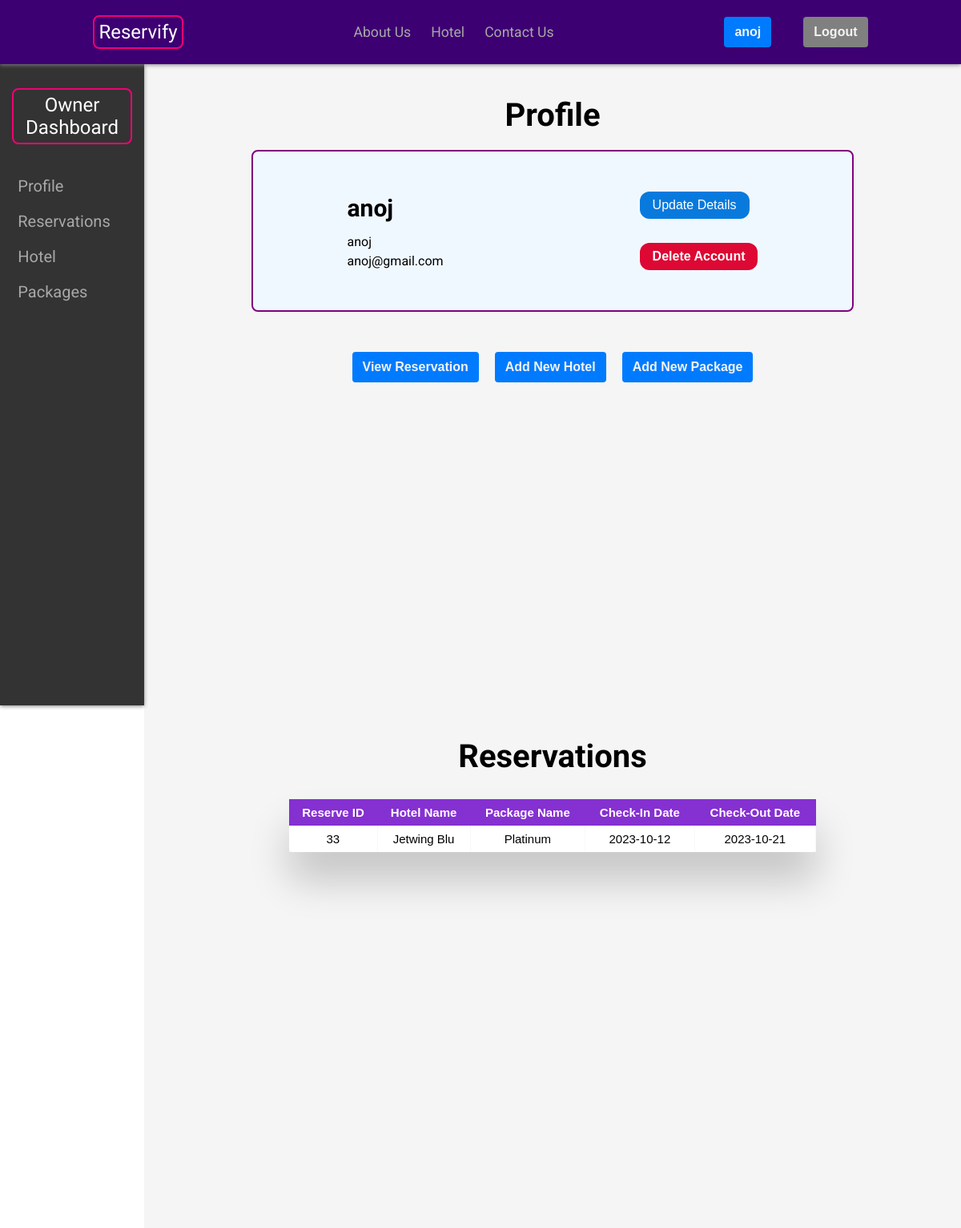
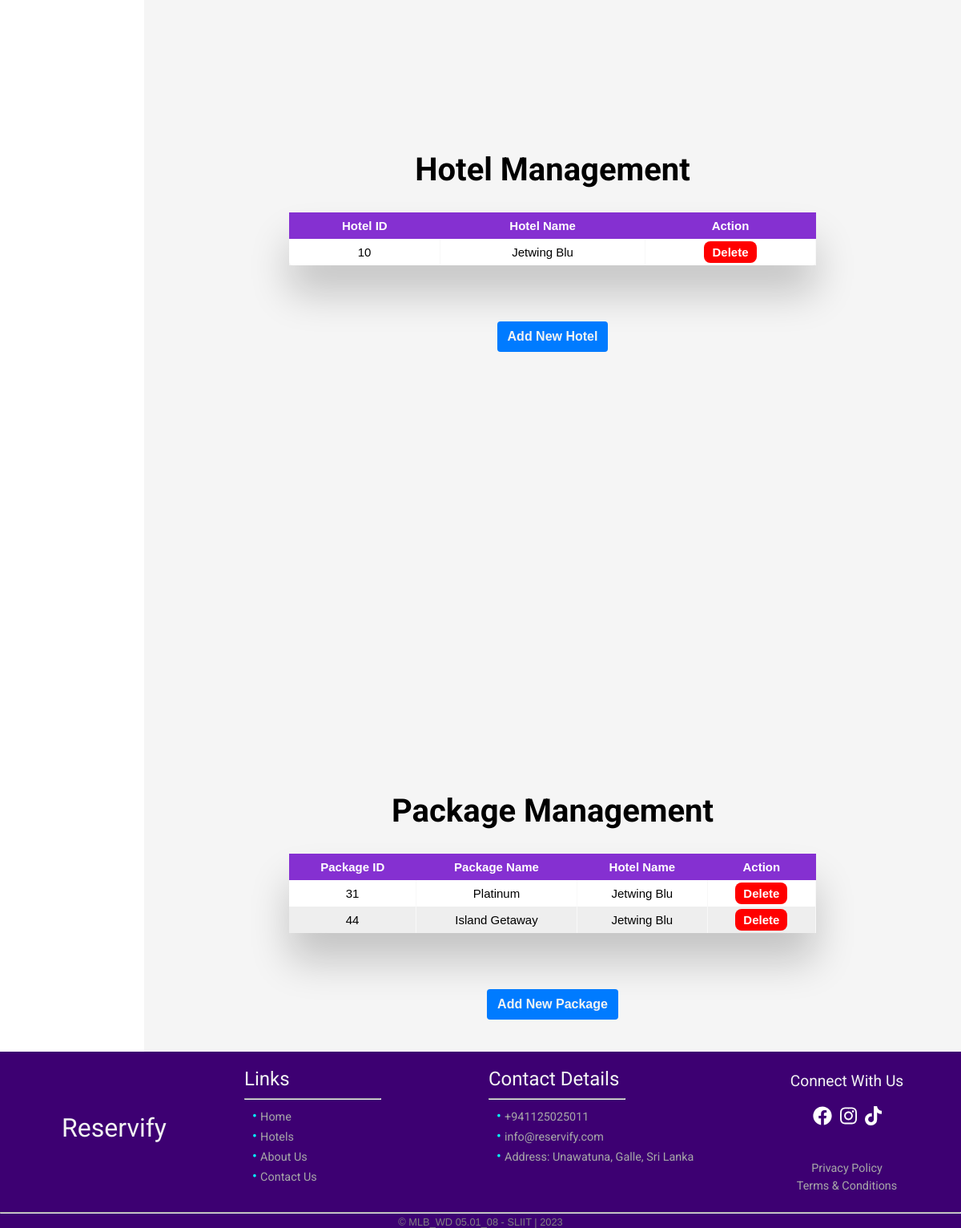
The page /ownerDashboard.php (signed in) on the database its author committed (2 pictures, top to bottom).
### tables this page shows
CREATE TABLE `reserve` (
  `reserve_id` int(11) NOT NULL,
  `checkin_date` date NOT NULL,
  `checkout_date` date NOT NULL,
  `special_requirements` text DEFAULT 'No',
  `user_id` int(11) NOT NULL,
  `hotel_id` int(11) NOT NULL,
  `package_id` int(11) NOT NULL
);

CREATE TABLE `hotel` (
  `hotel_id` int(11) NOT NULL,
  `hotel_name` varchar(100) NOT NULL,
  `description` text NOT NULL,
  `image` varchar(255) DEFAULT 'default.jpg',
  `owner_id` int(11) NOT NULL
);

CREATE TABLE `package` (
  `package_id` int(11) NOT NULL,
  `package_name` varchar(100) NOT NULL,
  `price` decimal(10,2) NOT NULL,
  `hotel_id` int(11) NOT NULL,
  `image` varchar(100) DEFAULT 'null.jpeg'
);

### ownerDashboard.php (the view, shortened to what this page needs)
<?php
if (!isset($_SESSION['owner_id'])) {
    echo "<script>
        alert('You must login as a Hotel owner to access this page.');
        window.location.href='./login.php';
        </script>";
} else {
    $owner_id = $_SESSION['owner_id'];
    $username = $_SESSION['ownername'];
    $name = $_SESSION['name'];
    $email = $_SESSION['email'];
}
?>
<!DOCTYPE html>
<html lang="en">
<head>
    <link rel="stylesheet" href="css/ownerDashboard.css">
    <link rel="stylesheet" href="css/reset.css">
    <link rel="stylesheet" href="css/table.css">
</head>
<?php include "./partials/header.php" ?>
<body>
    <div class="dashboard">
        <div class="sideBar">
            <h1 class="site-logo"><a href="./ownerDashboard.php">Owner <br> Dashboard</a></h1>
            <ul>
                <li><a href="#profile">Profile</a></li>
                <li><a href="#reservations">Reservations</a></li>
                <li><a href="#hotel">Hotel</a></li>
                <li><a href="#packages">Packages</a></li>
            </ul>
        </div>
        <div class="content">
            <section id="profile">
                <span class="title">
                    <h1> Profile </h1>
                </span>
                <div class="details">
                    <div class="userdetails">
                        <?php
                        echo '<h2>' . "$name" . '</h2>';
                        echo '<p class="title">' . "$username" . '</p>';
                        echo '<p>' . "$email" . '</p>';
                        ?>
                    </div>
                    <div class="button">
                        <p><a class="update-btn" href="./ownerUpdate.php">Update Details</a></p>
                        <?php echo '<p><a class="delete-btn" href="./delete.php?ownerid=' . $owner_id . '">Delete Account</a></p>'; ?>
                    </div>
                </div>
                <div class="pbtn">
                    <a href="#reservations"><button type="button">View Reservation</button></a>
                    <a href="./addhotel.php"><button type="button">Add New Hotel</button></a>
                    <a href="./addPackage.php"><button type="button">Add New Package</button></a>
                </div>
            </section>
            <section id="reservations">
                <h1>Reservations</h1>
                <div class="table-main">
                    <div class="table-wrapper">
                        <table class="table">
                            <thead>
                                <tr>
                                    <th>Reserve ID</th>
                                    <th>Hotel Name</th>
                                    <th>Package Name</th>
                                    <th>Check-In Date</th>
                                    <th>Check-Out Date</th>
                                </tr>
                            </thead>
                            <tbody>
                                <?php
                                require_once './conn.php';
                                $query = "SELECT r.reserve_id, h.hotel_name AS reserved_hotel, p.package_name AS reserved_package, r.checkin_date, r.checkout_date
                                    FROM reserve r
                                    JOIN hotel h ON r.hotel_id = h.hotel_id
                                    JOIN package p ON r.package_id = p.package_id
                                    WHERE h.owner_id = '$owner_id'";
                                $result = mysqli_query($conn, $query);
                                if ($result) {
                                    while ($row = mysqli_fetch_assoc($result)) {
                                        $id = $row['reserve_id'];
                                        $hotelName = $row['reserved_hotel'];
                                        $packageName = $row['reserved_package'];
                                        $checkindate = $row['checkin_date'];
                                        $checkoutdate = $row['checkout_date'];
                                        echo '<tr>';
                                        echo '<td>' . $id . '</td>';
                                        echo '<td>' . $hotelName . '</td>';
                                        echo '<td>' . $packageName . '</td>';
                                        echo '<td>' . $checkindate . '</td>';
                                        echo '<td>' . $checkoutdate . '</td>';
                                        echo '</tr>';
                                    }
                                } else {
                                    echo '<tr><td colspan="6">No reservations yet.</td></tr>';
                                }
                                ?>
                            </tbody>
                        </table>
                    </div>
                </div>
            </section>
            <section id="hotel">
                <h1>Hotel Management</h1>
                <div class="table-main">
                    <div class="table-wrapper">
                        <table class="table">
                            <thead>
                                <tr>
                                    <th>Hotel ID</th>
                                    <th>Hotel Name</th>
                                    <th>Action</th>
                                </tr>
                            </thead>
                            <tbody>
                                <?php
                                require_once './conn.php';
                                $query = "SELECT hotel_id, hotel_name FROM hotel WHERE owner_id = '$owner_id'";
                                $result = mysqli_query($conn, $query);
                                if ($result) {
                                    while ($row = mysqli_fetch_assoc($result)) {
                                        $id = $row['hotel_id'];
                                        $hotelName = $row['hotel_name'];
                                        echo '<tr>';
                                        echo '<td>' . $id . '</td>';
                                        echo '<td>' . $hotelName . '</td>';
                                        echo '<td><a href="delete.php?hotelid=' . $id . '" class="delete-btn">Delete</a></td>';
                                        echo '</tr>';
                                    }
                                } else {
                                    echo '<tr><td colspan="3">No hotels found.</td></tr>';
                                }
                                ?>
                            </tbody>
                        </table>
                    </div>
                    <?php echo '<a href="./addhotel.php"><button type="button">Add New Hotel</button></a>'; ?>
                </div>
            </section>
            <section id="packages">
                <h1>Package Management</h1>
                <div class="table-main">
                    <div class="table-wrapper">
                        <table class="table">
                            <thead>
                                <tr>
                                    <th>Package ID</th>
                                    <th>Package Name</th>
                                    <th>Hotel Name</th>
                                    <th>Action</th>
                                </tr>
                            </thead>
                            <tbody>
                                <?php
                                require_once './conn.php';
                                $query = "SELECT p.package_id, p.package_name, h.hotel_name\n"
                                    . "FROM package p\n"
                                    . "JOIN hotel h ON p.hotel_id = h.hotel_id\n"
                                    . "WHERE h.owner_id = '$owner_id';";
                                $result = mysqli_query($conn, $query);
                                if ($result) {
                                    while ($row = mysqli_fetch_assoc($result)) {
                                        $id = $row['package_id'];
                                        $packageName = $row['package_name'];
                                        $hotelName = $row['hotel_name'];
                                        echo '<tr>';
                                        echo '<td>' . $id . '</td>';
                                        echo '<td>' . $packageName . '</td>';
                                        echo '<td>' . $hotelName . '</td>';
                                        echo '<td><a href="delete.php?pkgid=' . $id . '" class="delete-btn">Delete</a></td>';
                                        echo '</tr>';
                                    }
                                } else {
                                    echo '<tr><td colspan="3">No packages available.</td></tr>';
                                }
                                ?>
                            </tbody>
                        </table>
                    </div>
                    <?php echo '<a href="./addPackage.php"><button type="button">Add New Package</button></a>'; ?>
                </div>
            </section>
        </div>
    </div>
</body>
<?php include "./partials/footer.php" ?>
</html>

### css/ownerDashboard.css (style rules this page uses)
.sideBar { background-color: #333; color: #fff; display: flex; width: 15vw; min-height: 100vh; height: auto; flex-direction: column; justify-content: flex-start; align-items: center; padding: 10px 20px; padding-top: 30px; position: fixed; box-shadow: 0 1px 5px grey; gap: 10px; }
.sideBar a { color: #fff; text-decoration: none; margin: 0 10px; }
.dashboard .sideBar .site-logo { display: flex; font-size: 30px; padding-bottom: 30px; text-decoration: none; background-color: transparent; font-size: 1.5em; font-family: 'Ubuntu', sans-serif; font-weight: normal; text-align: center; border: 2px rgb(243, 0, 117) solid; padding: 5px; border-radius: .5rem; margin-bottom: 30px; }
.content { margin-left: 15vw; padding: 20px; font-size: 16px; background-color: #f5f5f5; }
#profile, #hotel, #reservations { min-height: 100vh; height: auto; }
.sideBar ul { display: flex; flex-direction: column; gap: 20px; margin-right: 20px; font-size: 20px; list-style: none; }
.sideBar li a { text-decoration: none; color: #a8a8a8; transition: all 0.3s ease; font-family: 'Roboto', sans-serif; }
section { display: flex; padding: 20px; flex-direction: column; }
section h1 { font-size: 40px; font-family: 'Roboto', sans-serif; padding-bottom: 20px; text-align: center; }
.table-main button { display: inline-block; font-weight: bold; color: var(--white); text-align: center; border: 1px solid transparent; padding: .375rem .75rem; font-size: 1rem; line-height: 1.5; border-radius: .25rem; background-color: #007bff; transition: background-color 0.3s ease, transform 0.3s ease; }
#profile { display: flex; flex-direction: column; align-items: center; justify-content: flex-start; padding-top: 20px; height: 100%; }
#profile .details { display: flex; background-color: aliceblue; align-items: center; justify-content: space-around; padding: 20px; gap: 50px; height: 100%; width: 80%; border: purple solid 2px; border-radius: 8px; }
.userdetails { display: flex; padding: 30px; gap: 5px; flex-direction: column; justify-content: center; }
.userdetails h2 { font-family: 'Ubuntu', Arial, Helvetica, sans-serif; font-size: 30px; padding-bottom: 10px; }
.userdetails p { font-family: 'Roboto'; }
.button { padding: 30px; display: flex; flex-direction: column; justify-content: center; gap: 30px; }
.button button, .button a { color: #fff; border: none; padding: 8px 16px; text-align: center; text-decoration: none; display: inline-block; cursor: pointer; border-radius: 12px; font-family: Arial, Helvetica, sans-serif; }
.button .update-btn { background-color: #087add; }
.button .delete-btn { background-color: #dd0833; }
.pbtn { display: flex; align-items: center; gap: 20px; padding-top: 50px; }
.pbtn button { display: inline-block; font-weight: bold; color: var(--white); text-align: center; border: 1px solid transparent; padding: .375rem .75rem; font-size: 1rem; line-height: 1.5; border-radius: .25rem; background-color: #007bff; transition: background-color 0.3s ease, transform 0.3s ease; }

### css/table.css (style rules this page uses)
.table-main { display: flex; flex-direction: column; height: auto; align-items: center; justify-content: center; }
.table-wrapper { width: 70%; display: flex; align-items: center; justify-content: center ; margin: 10px 70px 70px; box-shadow: 0px 35px 50px rgba( 0, 0, 0, 0.2 ); overflow: auto; }
.table { border-radius: 5px; font-size: 12px; font-weight: normal; border: none; border-collapse: collapse; width: 100%; max-width: 100%; white-space: nowrap; background-color: white; }
.table td, .table th { text-align: center; padding: 8px; }
.table td { border-right: 1px solid #f8f8f8; font-family: Arial, Helvetica, sans-serif; font-size: 15px; }
.table thead th { color: #ffffff; background: #8530d1; font-size: 15px; font-family: Arial, Helvetica, sans-serif; }
tr:nth-child(even) { background: #EEE; }
.delete-btn { padding: 5px 10px; text-decoration: none; border-radius: 8px; font-weight: bold; background-color: #FF0000; color: #fff; }

### css/header.css (style rules this page uses)
:root { --black: #191919; --white: #f3f3f3; --bg-color: #3D0072; }
html { scroll-behavior: smooth; scroll-padding-top: 70px; }
.site-logo { text-decoration: none; background-color: transparent; font-size: 1.5em; font-family: 'Ubuntu', sans-serif; font-weight: normal; border: 2px rgb(243, 0, 117) solid; padding: 5px; border-radius: .5rem; }
.site-logo a { text-decoration: none; color: #fff; }

### css/footer.css (style rules this page uses)
:root { --black: #191919; --white: #f3f3f3; --bg-color: #3D0072; }

### rows shown on the page
reserve: reserve_id "33", hotel.hotel_name "Jetwing Blu", package.package_name "Platinum", checkin_date "2023-10-12", checkout_date "2023-10-21"
hotel: hotel_id "10", hotel_name "Jetwing Blu"
package: package "31", package_name "Platinum", hotel.hotel_name "Jetwing Blu"
package: package "44", package_name "Island Getaway", hotel.hotel_name "Jetwing Blu"

### other values the page prints
$_SESSION['name'] "anoj"
$name "anoj"
$username "anoj"
$email "anoj@gmail.com"
